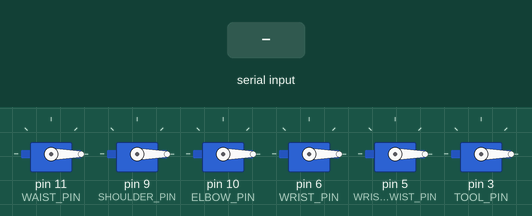
This sketch was run on a simulated Arduino Uno, built with avr-gcc and run on an emulated ATmega328P. Shown: 6 × servo. The test bench sets the inputs (shaded band).

Above: at 1.2 s.
1.3 s: "b90," received over Serial
At 2.5 s:
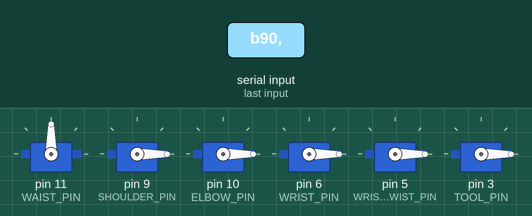
2.8 s: "s90," received over Serial
At 3.8 s:
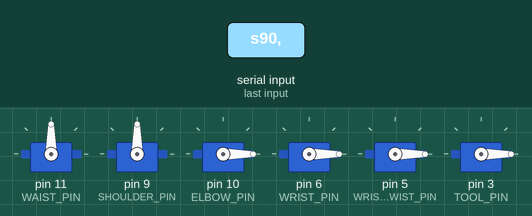
4.3 s: "b," received over Serial
At 4.9 s:
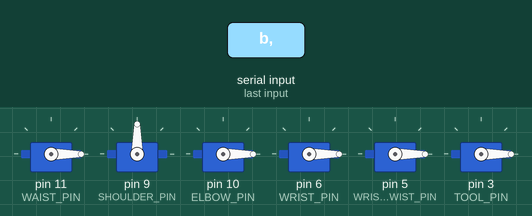
5.8 s: "e90," received over Serial
At 6.1 s:
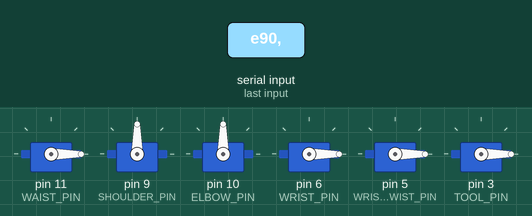
7.3 s: "s," received over Serial
At 8.4 s:
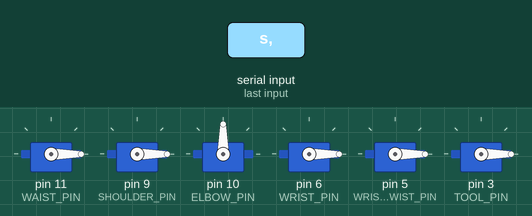
8.8 s: "w90," received over Serial
At 9.6 s:
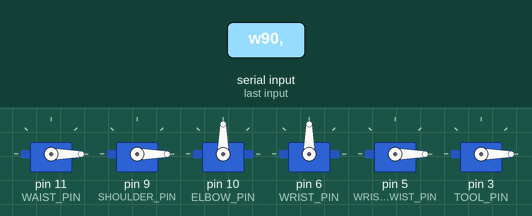
Timing chart, 0 to 11.3 s (numbered marks = the images above; inputs shaded):
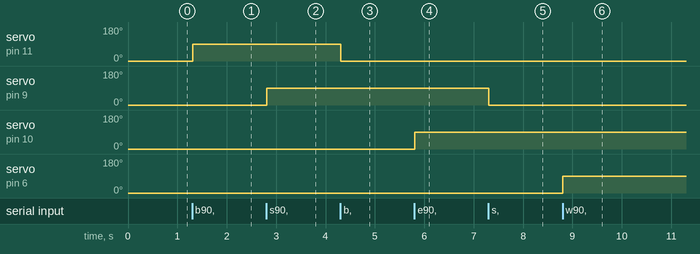

Measured:
- after the input at 1.3 s, servo on pin 11 (WAIST_PIN): 0° → 90° at once
- after the input at 2.8 s, servo on pin 9 (SHOULDER_PIN): 0° → 90° at once
- after the input at 4.3 s, servo on pin 11 (WAIST_PIN): 90° → 0° at once
- after the input at 5.8 s, servo on pin 10 (ELBOW_PIN): 0° → 90° at once
- after the input at 7.3 s, servo on pin 9 (SHOULDER_PIN): 90° → 0° at once
- after the input at 8.8 s, servo on pin 6 (WRIST_PIN): 0° → 90° at once

The sketch:

arm_arduino_code.ino
```cpp
#include <Servo.h>

#define WAIST_PIN 11
#define SHOULDER_PIN 9
#define ELBOW_PIN 10
#define WRIST_PIN 6
#define WRIST_TWIST_PIN 5
#define TOOL_PIN 3

#define WAIST_HOME 0
#define SHOULDER_HOME 0
#define ELBOW_HOME 0
#define WRIST_HOME 0
#define WRIST_TWIST_HOME 0
#define TOOL_TIP_HOME 0

Servo waist;
Servo shoulder;
Servo elbow;
Servo wrist;
Servo wrist_twist;
Servo tool_tip;

char joint;
int value;

void setup() {
  waist.attach(WAIST_PIN);
  shoulder.attach(SHOULDER_PIN);
  elbow.attach(ELBOW_PIN);
  wrist.attach(WRIST_PIN);
  wrist_twist.attach(WRIST_TWIST_PIN);
  tool_tip.attach(TOOL_PIN);

  waist.write(WAIST_HOME);
  shoulder.write(SHOULDER_HOME);
  elbow.write(ELBOW_HOME);
  wrist.write(WRIST_HOME);
  wrist_twist.write(WRIST_TWIST_HOME);
  tool_tip.write(TOOL_TIP_HOME);

  Serial.begin(115200);
  Serial.setTimeout(1);
}

void loop() {
  while (Serial.available()) {
    String msg = Serial.readStringUntil(',');

    // Extract joint identifier and value from the message
    joint = msg.charAt(0);
    value = msg.substring(1).toInt();
  }

  // Process the final command received
  switch (joint) {
    case 'b':
      moveServo(waist, value);
      break;
    case 's':
      moveServo(shoulder, value);
      break;
    case 'e':
      moveServo(elbow, value);
      break;
    case 'w':
      moveServo(wrist, value);
      break;
    case 't':
      moveServo(wrist_twist, value);
      break;
    case 'g':
      moveServo(tool_tip, value);
      break;
    default:
      // Invalid joint identifier
      break;
  }
}

void moveServo(Servo& servo, int goal) {
  int currentPos = servo.read();
  if (goal != currentPos) {
    if (goal > currentPos) {
      for (int pos = currentPos; pos <= goal; pos++) {
        servo.write(pos);
        delayMicroseconds(1); // Adjust speed if needed
      }
    } else {
      for (int pos = currentPos; pos >= goal; pos--) {
        servo.write(pos);
        delayMicroseconds(1); // Adjust speed if needed
      }
    }
  }
}
```
